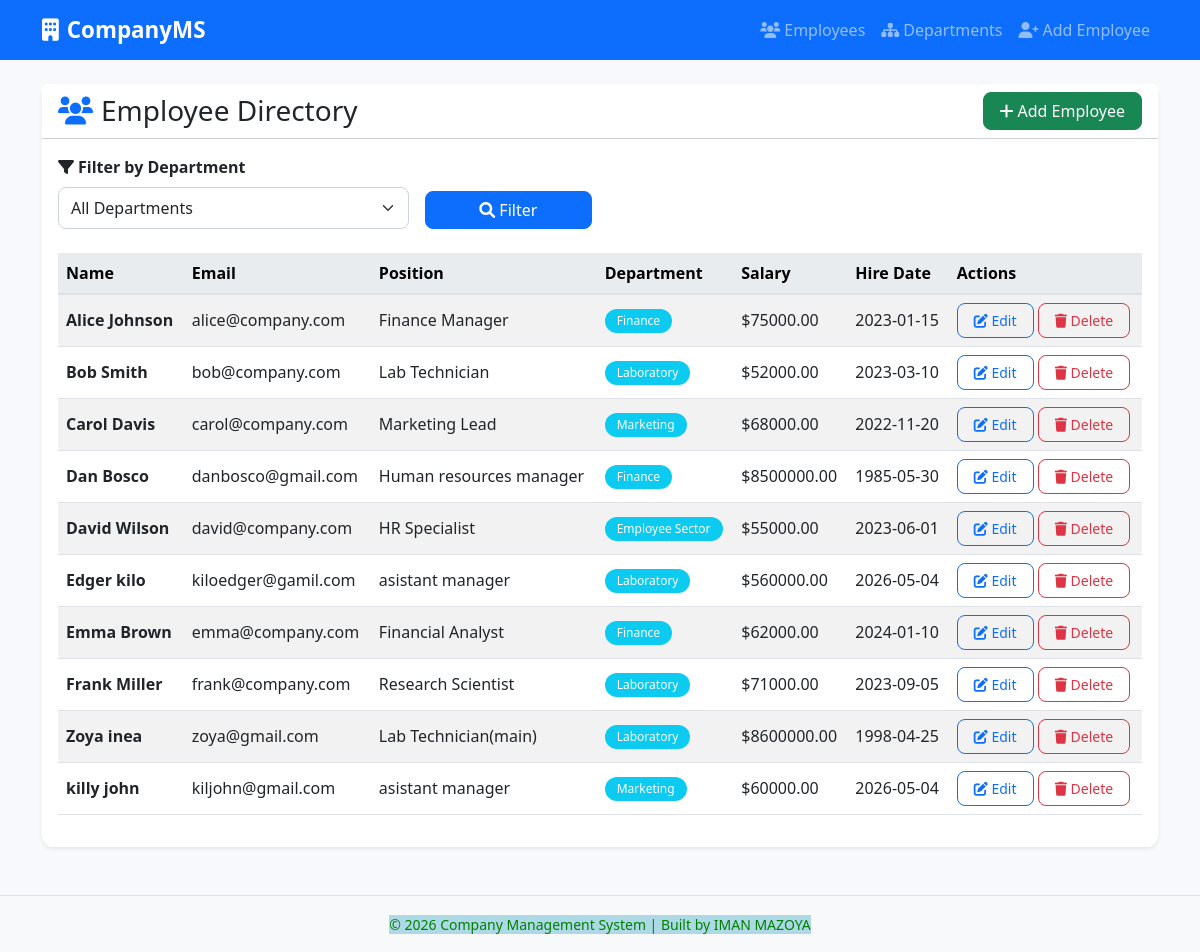
The page / on the database its author committed.
### tables this page shows
CREATE TABLE employee (
            id INTEGER PRIMARY KEY AUTOINCREMENT,
            name TEXT NOT NULL,
            email TEXT NOT NULL UNIQUE,
            position TEXT,
            salary REAL,
            hire_date TEXT,
            department_id INTEGER,
            FOREIGN KEY (department_id) REFERENCES department (id) ON DELETE SET NULL
        );

CREATE TABLE department (
            id INTEGER PRIMARY KEY AUTOINCREMENT,
            name TEXT NOT NULL UNIQUE
        );

### app.py (the view)
@app.route('/')
def index():
    department_id = request.args.get('department_id', type=int)
    db = get_db()
    cursor = db.cursor()
    cursor.execute('SELECT id, name FROM department ORDER BY name')
    departments = cursor.fetchall()
    if department_id:
        cursor.execute('''
            SELECT e.id, e.name, e.email, e.position, e.salary, e.hire_date,
                   d.name as department_name, e.department_id
            FROM employee e
            LEFT JOIN department d ON e.department_id = d.id
            WHERE e.department_id = ?
            ORDER BY e.name
        ''', (department_id,))
    else:
        cursor.execute('''
            SELECT e.id, e.name, e.email, e.position, e.salary, e.hire_date,
                   d.name as department_name, e.department_id
            FROM employee e
            LEFT JOIN department d ON e.department_id = d.id
            ORDER BY e.name
        ''')
    employees = cursor.fetchall()
    return render_template('index.html', employees=employees, departments=departments, selected_dept=department_id)

### app.py (called while the page is built)
def get_db():
    db = getattr(g, '_database', None)
    if db is None:
        db = g._database = sqlite3.connect(DATABASE)
        db.row_factory = sqlite3.Row  # Access columns by name
    return db

@app.teardown_appcontext
def close_connection(exception):
    db = getattr(g, '_database', None)
    if db is not None:
        db.close()

@app.before_request
def before_request():
    init_db()

### templates/index.html (shortened to what this page needs)
{% extends "base.html" %}
{% block content %}
<div class="card shadow-sm">
    <div class="card-header bg-white">
        <div class="d-flex justify-content-between align-items-center flex-wrap">
            <h3 class="mb-0">
                <i class="fas fa-users text-primary me-2"></i>Employee Directory
            </h3>
            <a href="{{ url_for('add_employee') }}" class="btn btn-success">
                <i class="fas fa-plus me-1"></i>Add Employee
            </a>
        </div>
    </div>
    <div class="card-body">
        <form method="GET" action="{{ url_for('index') }}" class="mb-4">
            <div class="row g-3 align-items-end">
                <div class="col-md-4">
                    <label for="department_id" class="form-label fw-bold">
                        <i class="fas fa-filter me-1"></i>Filter by Department
                    </label>
                    <select name="department_id" id="department_id" class="form-select">
                        <option value="">All Departments</option>
                    </select>
                </div>
                <div class="col-md-2">
                    <button type="submit" class="btn btn-primary w-100">
                        <i class="fas fa-search me-1"></i>Filter
                    </button>
                </div>
            </div>
        </form>
        {% if employees %}
            <div class="table-responsive">
                <table class="table table-hover table-striped align-middle">
                    <thead class="table-primary">
                        <tr>
                            <th>Name</th>
                            <th>Email</th>
                            <th>Position</th>
                            <th>Department</th>
                            <th>Salary</th>
                            <th>Hire Date</th>
                            <th>Actions</th>
                        </tr>
                    </thead>
                    <tbody>
                        {% for emp in employees %}
                        <tr>
                            <td class="fw-bold">{{ emp.name }}</td>
                            <td>{{ emp.email }}</td>
                            <td>{{ emp.position or '-' }}</td>
                            <td>
                                {% if emp.department_name %}
                                    <span class="badge bg-info">{{ emp.department_name }}</span>
                                {% else %}
                                    <span class="badge bg-secondary">No Dept</span>
                                {% endif %}
                            </td>
                            <td>${{ "%.2f"|format(emp.salary) if emp.salary else '-' }}</td>
                            <td>{{ emp.hire_date or '-' }}</td>
                            <td>
                                <a href="{{ url_for('edit_employee', id=emp.id) }}" class="btn btn-sm btn-outline-primary">
                                    <i class="fas fa-edit"></i> Edit
                                </a>
                                <button type="button" class="btn btn-sm btn-outline-danger" data-bs-toggle="modal" data-bs-target="#deleteModal{{ emp.id }}">
                                    <i class="fas fa-trash"></i> Delete
                                </button>
                            </td>
                        </tr>
                        {% endfor %}
                    </tbody>
                </table>
            </div>
        {% else %}
            <div class="alert alert-info text-center">
                <i class="fas fa-info-circle me-2"></i>No employees found.
                <a href="{{ url_for('add_employee') }}" class="alert-link">Add your first employee</a>.
            </div>
        {% endif %}
    </div>
</div>
{% endblock %}

### templates/base.html (shortened to what this page needs)
<!DOCTYPE html>
<html lang="en">
<head>
    <link href="https://cdn.jsdelivr.net/npm/bootstrap@5.3.0-alpha1/dist/css/bootstrap.min.css" rel="stylesheet">
    <link rel="stylesheet" href="https://cdnjs.cloudflare.com/ajax/libs/font-awesome/6.0.0/css/all.min.css">
    <link rel="stylesheet" href="{{ url_for('static', filename='style.css') }}">
</head>
<body>
    <nav class="navbar navbar-expand-lg navbar-dark bg-primary">
        <div class="container">
            <a class="navbar-brand" href="{{ url_for('index') }}">
                <i class="fas fa-building me-2"></i>CompanyMS
            </a>
            <div class="collapse navbar-collapse" id="navbarNav">
                <ul class="navbar-nav ms-auto">
                    <li class="nav-item">
                        <a class="nav-link" href="{{ url_for('index') }}">
                            <i class="fas fa-users me-1"></i>Employees
                        </a>
                    </li>
                    <li class="nav-item">
                        <a class="nav-link" href="{{ url_for('list_departments') }}">
                            <i class="fas fa-sitemap me-1"></i>Departments
                        </a>
                    </li>
                    <li class="nav-item">
                        <a class="nav-link" href="{{ url_for('add_employee') }}">
                            <i class="fas fa-user-plus me-1"></i>Add Employee
                        </a>
                    </li>
                </ul>
            </div>
        </div>
    </nav>
    <main class="container my-4">
        {% block content %}{% endblock %}
    </main>
    <footer class="bg-light text-center text-muted py-3 mt-5">
        <div class="container">
            <small>&copy; 2026 Company Management System | Built by IMAN MAZOYA</small>
        </div>
    </footer>
</body>
</html>

### static/style.css (style rules this page uses)
:root { --primary-color: #0d6efd; --secondary-color: #6c757d; --success-color: #198754; --danger-color: #dc3545; }
body { background-color: #f8f9fc; font-family: 'Segoe UI', Tahoma, Geneva, Verdana, sans-serif; }
.navbar-brand { font-weight: 600; font-size: 1.4rem; }
.card { border: none; border-radius: 12px; transition: transform 0.2s, box-shadow 0.2s; }
.table th { font-weight: 600; background-color: #e9ecef; border-bottom: 2px solid #dee2e6; }
.badge { padding: 6px 12px; font-weight: 500; border-radius: 20px; }
.btn { border-radius: 8px; padding: 6px 16px; font-weight: 500; transition: all 0.2s; }
.btn-primary { background-color: var(--primary-color); border-color: var(--primary-color); }
small { background-color: lightblue; color: green; }
.form-control, .form-select { border-radius: 8px; border: 1px solid #ced4da; padding: 8px 12px; }
footer { border-top: 1px solid #dee2e6; }

### rows shown on the page
employee: name "Alice Johnson", email "alice@company.com", position "Finance Manager", department_name "Finance", salary "75000.00", hire_date "2023-01-15"
employee: name "Bob Smith", email "bob@company.com", position "Lab Technician", department_name "Laboratory", salary "52000.00", hire_date "2023-03-10"
employee: name "Carol Davis", email "carol@company.com", position "Marketing Lead", department_name "Marketing", salary "68000.00", hire_date "2022-11-20"
employee: name "Dan Bosco", email "danbosco@gmail.com", position "Human resources manager", department_name "Finance", salary "8500000.00", hire_date "1985-05-30"
employee: name "David Wilson", email "david@company.com", position "HR Specialist", department_name "Employee Sector", salary "55000.00", hire_date "2023-06-01"
employee: name "Edger kilo", email "kiloedger@gamil.com", position "asistant manager", department_name "Laboratory", salary "560000.00", hire_date "2026-05-04"
employee: name "Emma Brown", email "emma@company.com", position "Financial Analyst", department_name "Finance", salary "62000.00", hire_date "2024-01-10"
employee: name "Frank Miller", email "frank@company.com", position "Research Scientist", department_name "Laboratory", salary "71000.00", hire_date "2023-09-05"
employee: name "Zoya inea", email "zoya@gmail.com", position "Lab Technician(main)", department_name "Laboratory", salary "8600000.00", hire_date "1998-04-25"
employee: name "killy john", email "kiljohn@gmail.com", position "asistant manager", department_name "Marketing", salary "60000.00", hire_date "2026-05-04"
